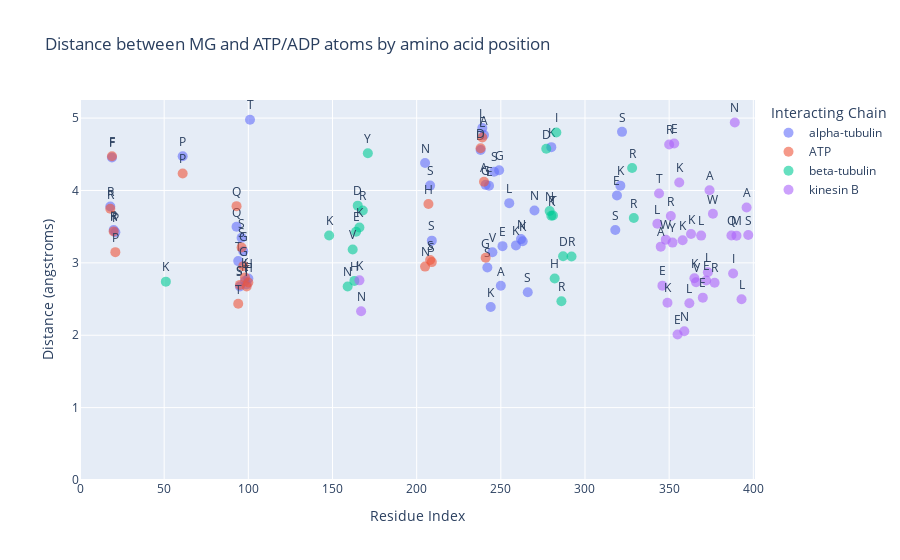

The cell this chart's notebook holds for it:
### Code cell
import pandas as pd
import plotly.express as px

# Define the path to the CSV file
csv_file_path = "../../Jazzer_surf/3d_predictions/chimeras/test/interactions_all_files.csv"

# Read the CSV file into a DataFrame
df = pd.read_csv(csv_file_path)

# Filter to get the shortest distances for each interaction
df = df.loc[df[df['chain'] == 'A'].groupby(['resi', 'interacting_chain'])['distance (angstroms)'].idxmin()]

# Exclude interactions with Mg and chain letters A, G, H
df = df[(df['interacting_resn'] != 'MG') & (~df['interacting_chain'].isin(['A', 'G', 'H']))]

# Map interacting_resn to single-letter codes for better readability
aa_dict = {
    'ALA': 'A', 'ARG': 'R', 'ASN': 'N', 'ASP': 'D', 'CYS': 'C', 'GLN': 'Q', 'GLU': 'E', 'GLY': 'G',
    'HIS': 'H', 'ILE': 'I', 'LEU': 'L', 'LYS': 'K', 'MET': 'M', 'PHE': 'F', 'PRO': 'P', 'SER': 'S',
    'THR': 'T', 'TRP': 'W', 'TYR': 'Y', 'VAL': 'V'
}
df['residue_one_letter'] = df['resn'].map(aa_dict)
df['residue'] = df['resi'].astype(str) + df['residue_one_letter']

# Replace chain letters with descriptive names
chain_map = {
    'B': 'kinesin B',
    'C': 'alpha-tubulin',
    'D': 'beta-tubulin',
    'E': 'ATP',
    'F': 'ATP'
}
df['interacting_chain'] = df['interacting_chain'].map(chain_map)

# Create the interactive plot
fig = px.scatter(df, x='resi', y='distance (angstroms)', color='interacting_chain', text='residue_one_letter',
                 labels={'resi': 'Residue Index', 'distance (angstroms)': 'Distance (angstroms)', 'interacting_chain': 'Interacting Chain'},
                 title="Distance between MG and ATP/ADP atoms by amino acid position")

# Update layout for better visualization
fig.update_traces(textposition='top center', marker=dict(size=10, opacity=0.6))
fig.update_layout(
    legend_title_text='Interacting Chain',
    xaxis_range=[0, 401],  # Set a fixed range for the x-axis
    yaxis_range=[0, 5.25]  # Set a fixed range for the y-axis
)

# Show the plot
fig.show()

### Figure 1 — Plotly figure (JSON) as saved in the notebook; plotly's stock layout.template omitted (floating-point values rounded to 4 significant figures)
{"data": [{"hovertemplate": "Interacting Chain=alpha-tubulin<br>Residue Index=%{x}<br>Distance (angstroms)=%{y}<br>residue_one_letter=%{text}<extra></extra>", "legendgroup": "alpha-tubulin", "marker": {"color": "#636efa", "opacity": 0.6, "size": 10, "symbol": "circle"}, "mode": "markers+text", "name": "alpha-tubulin", "orientation": "v", "showlegend": true, "text": ["R", "F", "R", "P", "P", "Q", "T", "S", "S", "G", "K", "T", "H", "T", "N", "S", "S", "D", "L", "A", "G", "S", "E", "K", "V", "S", "G", "A", "E", "L", "K", "N", "K", "S", "N", "K", "S", "E", "K", "S"], "textposition": "top center", "type": "scatter", "x": [18, 19, 20, 21, 61, 93, 94, 95, 96, 97, 98, 99, 100, 101, 205, 208, 209, 238, 239, 240, 241, 242, 243, 244, 245, 246, 249, 250, 251, 255, 259, 262, 263, 266, 270, 280, 318, 319, 321, 322], "xaxis": "x", "y": [3.778, 4.456, 3.455, 3.424, 4.474, 3.498, 3.024, 2.674, 3.346, 3.16, 2.748, 2.703, 2.783, 4.978, 4.38, 4.067, 3.307, 4.558, 4.862, 4.766, 4.078, 2.936, 4.065, 2.39, 3.146, 4.26, 4.28, 2.683, 3.231, 3.825, 3.241, 3.328, 3.299, 2.595, 3.723, 4.598, 3.453, 3.93, 4.067, 4.81], "yaxis": "y"}, {"hovertemplate": "Interacting Chain=ATP<br>Residue Index=%{x}<br>Distance (angstroms)=%{y}<br>residue_one_letter=%{text}<extra></extra>", "legendgroup": "ATP", "marker": {"color": "#EF553B", "opacity": 0.6, "size": 10, "symbol": "circle"}, "mode": "markers+text", "name": "ATP", "orientation": "v", "showlegend": true, "text": ["R", "F", "R", "P", "P", "Q", "T", "S", "S", "G", "K", "T", "H", "N", "H", "S", "S", "D", "L", "A", "G"], "textposition": "top center", "type": "scatter", "x": [18, 19, 20, 21, 61, 93, 94, 95, 96, 97, 98, 99, 100, 205, 207, 208, 209, 238, 239, 240, 241], "xaxis": "x", "y": [3.747, 4.472, 3.435, 3.148, 4.235, 3.783, 2.434, 2.696, 3.212, 2.955, 2.798, 2.674, 2.729, 2.948, 3.813, 3.039, 3.01, 4.585, 4.731, 4.12, 3.07], "yaxis": "y"}, {"hovertemplate": "Interacting Chain=beta-tubulin<br>Residue Index=%{x}<br>Distance (angstroms)=%{y}<br>residue_one_letter=%{text}<extra></extra>", "legendgroup": "beta-tubulin", "marker": {"color": "#00cc96", "opacity": 0.6, "size": 10, "symbol": "circle"}, "mode": "markers+text", "name": "beta-tubulin", "orientation": "v", "showlegend": true, "text": ["K", "K", "N", "V", "H", "E", "D", "K", "R", "Y", "D", "N", "K", "T", "H", "I", "R", "D", "R", "R", "R"], "textposition": "top center", "type": "scatter", "x": [51, 148, 159, 162, 163, 164, 165, 166, 168, 171, 277, 279, 280, 281, 282, 283, 286, 287, 292, 328, 329], "xaxis": "x", "y": [2.741, 3.377, 2.674, 3.184, 2.751, 3.43, 3.791, 3.489, 3.723, 4.513, 4.576, 3.715, 3.65, 3.654, 2.785, 4.8, 2.469, 3.091, 3.089, 4.311, 3.619], "yaxis": "y"}, {"hovertemplate": "Interacting Chain=kinesin B<br>Residue Index=%{x}<br>Distance (angstroms)=%{y}<br>residue_one_letter=%{text}<extra></extra>", "legendgroup": "kinesin B", "marker": {"color": "#ab63fa", "opacity": 0.6, "size": 10, "symbol": "circle"}, "mode": "markers+text", "name": "kinesin B", "orientation": "v", "showlegend": true, "text": ["K", "N", "L", "T", "A", "E", "W", "K", "R", "R", "Y", "E", "E", "K", "K", "N", "L", "K", "K", "V", "L", "E", "E", "L", "A", "W", "R", "Q", "I", "N", "M", "L", "A", "S"], "textposition": "top center", "type": "scatter", "x": [166, 167, 343, 344, 345, 346, 348, 349, 350, 351, 352, 353, 355, 356, 358, 359, 362, 363, 365, 366, 369, 370, 372, 373, 374, 376, 377, 387, 388, 389, 390, 393, 396, 397], "xaxis": "x", "y": [2.758, 2.331, 3.54, 3.958, 3.224, 2.685, 3.321, 2.449, 4.635, 3.646, 3.28, 4.65, 2.011, 4.109, 3.313, 2.054, 2.443, 3.399, 2.786, 2.731, 3.376, 2.52, 2.756, 2.871, 4.003, 3.678, 2.726, 3.379, 2.853, 4.939, 3.376, 2.496, 3.764, 3.384], "yaxis": "y"}], "layout": {"legend": {"title": {"text": "Interacting Chain"}, "tracegroupgap": 0}, "title": {"text": "Distance between MG and ATP/ADP atoms by amino acid position"}, "xaxis": {"anchor": "y", "domain": [0, 1], "range": [0, 401], "title": {"text": "Residue Index"}}, "yaxis": {"anchor": "x", "domain": [0, 1], "range": [0, 5.25], "title": {"text": "Distance (angstroms)"}}}}
